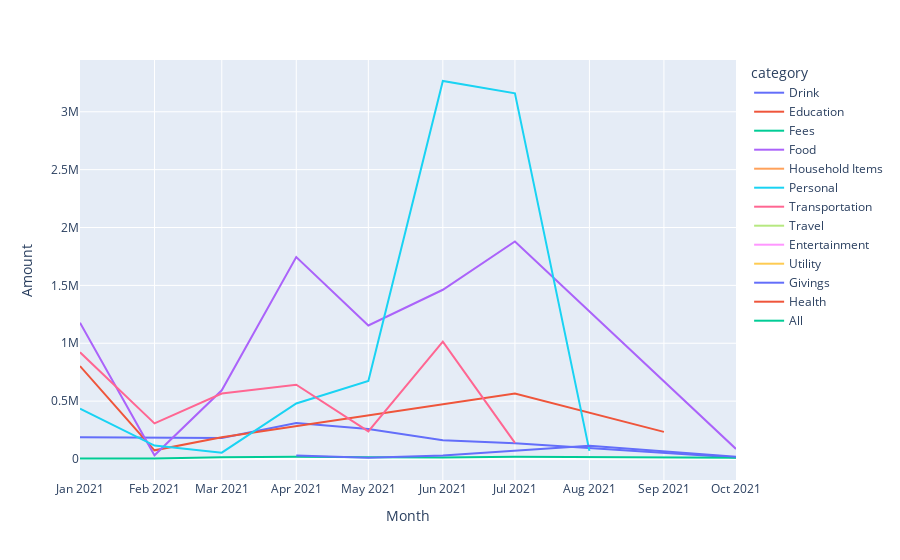

Notebook code for this chart:
### Code cell
importlib.reload(create_plot)
create_plot.create_plot_for_category(df)

### Figure 1 — Plotly figure (JSON) as saved in the notebook; plotly's stock layout.template omitted (floating-point values rounded to 4 significant figures)
{"data": [{"hovertemplate": "category=Drink<br>Month=%{x}<br>Amount=%{y}<extra></extra>", "legendgroup": "Drink", "line": {"color": "#636efa", "dash": "solid"}, "marker": {"symbol": "circle"}, "mode": "lines", "name": "Drink", "orientation": "v", "showlegend": true, "type": "scatter", "x": ["2021-01", "2021-03", "2021-04", "2021-05", "2021-06", "2021-07", "2021-10"], "xaxis": "x", "y": [186900, 181000, 310700, 259000, 163000, 137000, 12000], "yaxis": "y"}, {"hovertemplate": "category=Education<br>Month=%{x}<br>Amount=%{y}<extra></extra>", "legendgroup": "Education", "line": {"color": "#EF553B", "dash": "solid"}, "marker": {"symbol": "circle"}, "mode": "lines", "name": "Education", "orientation": "v", "showlegend": true, "type": "scatter", "x": ["2021-01", "2021-02", "2021-03", "2021-07", "2021-09"], "xaxis": "x", "y": [802680, 75000, 188032, 566708, 234297], "yaxis": "y"}, {"hovertemplate": "category=Fees<br>Month=%{x}<br>Amount=%{y}<extra></extra>", "legendgroup": "Fees", "line": {"color": "#00cc96", "dash": "solid"}, "marker": {"symbol": "circle"}, "mode": "lines", "name": "Fees", "orientation": "v", "showlegend": true, "type": "scatter", "x": ["2021-01", "2021-02", "2021-03", "2021-04", "2021-05", "2021-06", "2021-07", "2021-10"], "xaxis": "x", "y": [3300, 5000, 15000, 20500, 15200, 12200, 19998, 10000], "yaxis": "y"}, {"hovertemplate": "category=Food<br>Month=%{x}<br>Amount=%{y}<extra></extra>", "legendgroup": "Food", "line": {"color": "#ab63fa", "dash": "solid"}, "marker": {"symbol": "circle"}, "mode": "lines", "name": "Food", "orientation": "v", "showlegend": true, "type": "scatter", "x": ["2021-01", "2021-02", "2021-03", "2021-04", "2021-05", "2021-06", "2021-07", "2021-10"], "xaxis": "x", "y": [1177562, 32000, 593500, 1744700, 1154000, 1462092, 1879544, 87000], "yaxis": "y"}, {"hovertemplate": "category=Household Items<br>Month=%{x}<br>Amount=%{y}<extra></extra>", "legendgroup": "Household Items", "line": {"color": "#FFA15A", "dash": "solid"}, "marker": {"symbol": "circle"}, "mode": "lines", "name": "Household Items", "orientation": "v", "showlegend": true, "type": "scatter", "x": ["2021-01"], "xaxis": "x", "y": [16000], "yaxis": "y"}, {"hovertemplate": "category=Personal<br>Month=%{x}<br>Amount=%{y}<extra></extra>", "legendgroup": "Personal", "line": {"color": "#19d3f3", "dash": "solid"}, "marker": {"symbol": "circle"}, "mode": "lines", "name": "Personal", "orientation": "v", "showlegend": true, "type": "scatter", "x": ["2021-01", "2021-02", "2021-03", "2021-04", "2021-05", "2021-06", "2021-07", "2021-08"], "xaxis": "x", "y": [434500, 116000, 55000, 480000, 673692, 3265713, 3159224, 70000], "yaxis": "y"}, {"hovertemplate": "category=Transportation<br>Month=%{x}<br>Amount=%{y}<extra></extra>", "legendgroup": "Transportation", "line": {"color": "#FF6692", "dash": "solid"}, "marker": {"symbol": "circle"}, "mode": "lines", "name": "Transportation", "orientation": "v", "showlegend": true, "type": "scatter", "x": ["2021-01", "2021-02", "2021-03", "2021-04", "2021-05", "2021-06", "2021-07"], "xaxis": "x", "y": [922000, 308000, 565000, 642000, 239000, 1014000, 140000], "yaxis": "y"}, {"hovertemplate": "category=Travel<br>Month=%{x}<br>Amount=%{y}<extra></extra>", "legendgroup": "Travel", "line": {"color": "#B6E880", "dash": "solid"}, "marker": {"symbol": "circle"}, "mode": "lines", "name": "Travel", "orientation": "v", "showlegend": true, "type": "scatter", "x": ["2021-01"], "xaxis": "x", "y": [1514000], "yaxis": "y"}, {"hovertemplate": "category=Entertainment<br>Month=%{x}<br>Amount=%{y}<extra></extra>", "legendgroup": "Entertainment", "line": {"color": "#FF97FF", "dash": "solid"}, "marker": {"symbol": "circle"}, "mode": "lines", "name": "Entertainment", "orientation": "v", "showlegend": true, "type": "scatter", "x": ["2021-02"], "xaxis": "x", "y": [215000], "yaxis": "y"}, {"hovertemplate": "category=Utility<br>Month=%{x}<br>Amount=%{y}<extra></extra>", "legendgroup": "Utility", "line": {"color": "#FECB52", "dash": "solid"}, "marker": {"symbol": "circle"}, "mode": "lines", "name": "Utility", "orientation": "v", "showlegend": true, "type": "scatter", "x": ["2021-02"], "xaxis": "x", "y": [30000], "yaxis": "y"}, {"hovertemplate": "category=Givings<br>Month=%{x}<br>Amount=%{y}<extra></extra>", "legendgroup": "Givings", "line": {"color": "#636efa", "dash": "solid"}, "marker": {"symbol": "circle"}, "mode": "lines", "name": "Givings", "orientation": "v", "showlegend": true, "type": "scatter", "x": ["2021-04", "2021-05", "2021-06", "2021-08", "2021-10"], "xaxis": "x", "y": [30000, 10000, 30000, 113869, 20000], "yaxis": "y"}, {"hovertemplate": "category=Health<br>Month=%{x}<br>Amount=%{y}<extra></extra>", "legendgroup": "Health", "line": {"color": "#EF553B", "dash": "solid"}, "marker": {"symbol": "circle"}, "mode": "lines", "name": "Health", "orientation": "v", "showlegend": true, "type": "scatter", "x": ["2021-05"], "xaxis": "x", "y": [60000], "yaxis": "y"}, {"hovertemplate": "category=All<br>Month=%{x}<br>Amount=%{y}<extra></extra>", "legendgroup": "All", "line": {"color": "#00cc96", "dash": "solid"}, "marker": {"symbol": "circle"}, "mode": "lines", "name": "All", "orientation": "v", "showlegend": true, "type": "scatter", "x": ["2021-10"], "xaxis": "x", "y": [12], "yaxis": "y"}], "layout": {"legend": {"title": {"text": "category"}, "tracegroupgap": 0}, "margin": {"t": 60}, "xaxis": {"anchor": "y", "domain": [0, 1], "title": {"text": "Month"}}, "yaxis": {"anchor": "x", "domain": [0, 1], "title": {"text": "Amount"}}}}
